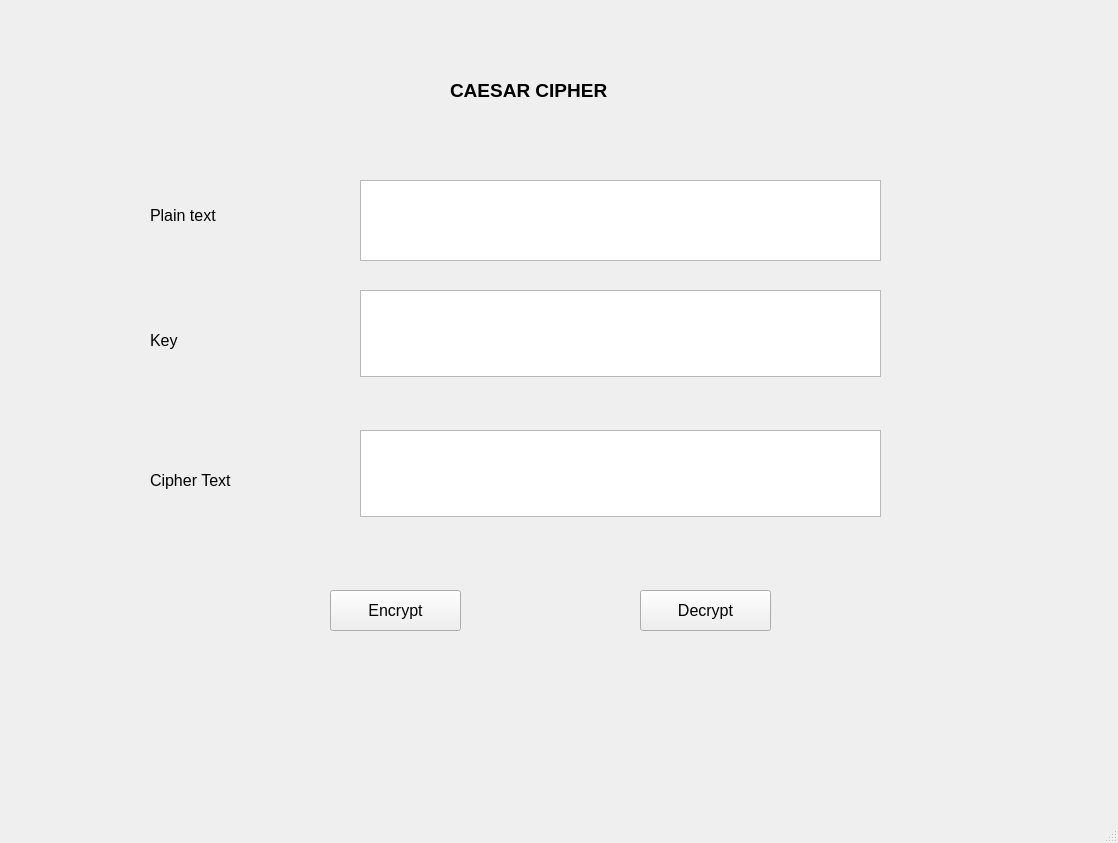
<?xml version="1.0" encoding="UTF-8"?>
<ui version="4.0">
 <class>MainWindow</class>
 <widget class="QMainWindow" name="MainWindow">
  <property name="geometry">
   <rect>
    <x>0</x>
    <y>0</y>
    <width>1118</width>
    <height>843</height>
   </rect>
  </property>
  <property name="windowTitle">
   <string>MainWindow</string>
  </property>
  <widget class="QWidget" name="centralwidget">
   <widget class="QLabel" name="label">
    <property name="geometry">
     <rect>
      <x>450</x>
      <y>60</y>
      <width>211</width>
      <height>61</height>
     </rect>
    </property>
    <property name="font">
     <font>
      <pointsize>14</pointsize>
      <weight>75</weight>
      <bold>true</bold>
     </font>
    </property>
    <property name="text">
     <string>CAESAR CIPHER </string>
    </property>
   </widget>
   <widget class="QLabel" name="label_2">
    <property name="geometry">
     <rect>
      <x>150</x>
      <y>200</y>
      <width>101</width>
      <height>31</height>
     </rect>
    </property>
    <property name="font">
     <font>
      <pointsize>12</pointsize>
     </font>
    </property>
    <property name="text">
     <string>Plain text</string>
    </property>
   </widget>
   <widget class="QLabel" name="label_3">
    <property name="geometry">
     <rect>
      <x>150</x>
      <y>320</y>
      <width>61</width>
      <height>41</height>
     </rect>
    </property>
    <property name="font">
     <font>
      <pointsize>12</pointsize>
     </font>
    </property>
    <property name="text">
     <string>Key</string>
    </property>
   </widget>
   <widget class="QLabel" name="label_4">
    <property name="geometry">
     <rect>
      <x>150</x>
      <y>460</y>
      <width>121</width>
      <height>41</height>
     </rect>
    </property>
    <property name="font">
     <font>
      <pointsize>12</pointsize>
     </font>
    </property>
    <property name="text">
     <string>Cipher Text</string>
    </property>
   </widget>
   <widget class="QTextEdit" name="txt_plain_text">
    <property name="geometry">
     <rect>
      <x>360</x>
      <y>180</y>
      <width>521</width>
      <height>81</height>
     </rect>
    </property>
   </widget>
   <widget class="QTextEdit" name="txt_key">
    <property name="geometry">
     <rect>
      <x>360</x>
      <y>290</y>
      <width>521</width>
      <height>87</height>
     </rect>
    </property>
   </widget>
   <widget class="QTextEdit" name="txt_cipher_text">
    <property name="geometry">
     <rect>
      <x>360</x>
      <y>430</y>
      <width>521</width>
      <height>87</height>
     </rect>
    </property>
   </widget>
   <widget class="QPushButton" name="encrypt">
    <property name="geometry">
     <rect>
      <x>330</x>
      <y>590</y>
      <width>131</width>
      <height>41</height>
     </rect>
    </property>
    <property name="font">
     <font>
      <pointsize>12</pointsize>
     </font>
    </property>
    <property name="text">
     <string>Encrypt</string>
    </property>
   </widget>
   <widget class="QPushButton" name="decrypt">
    <property name="geometry">
     <rect>
      <x>640</x>
      <y>590</y>
      <width>131</width>
      <height>41</height>
     </rect>
    </property>
    <property name="font">
     <font>
      <pointsize>12</pointsize>
     </font>
    </property>
    <property name="text">
     <string>Decrypt</string>
    </property>
   </widget>
  </widget>
  <widget class="QMenuBar" name="menubar">
   <property name="geometry">
    <rect>
     <x>0</x>
     <y>0</y>
     <width>1118</width>
     <height>26</height>
    </rect>
   </property>
  </widget>
  <widget class="QStatusBar" name="statusbar"/>
 </widget>
 <resources/>
 <connections/>
</ui>
